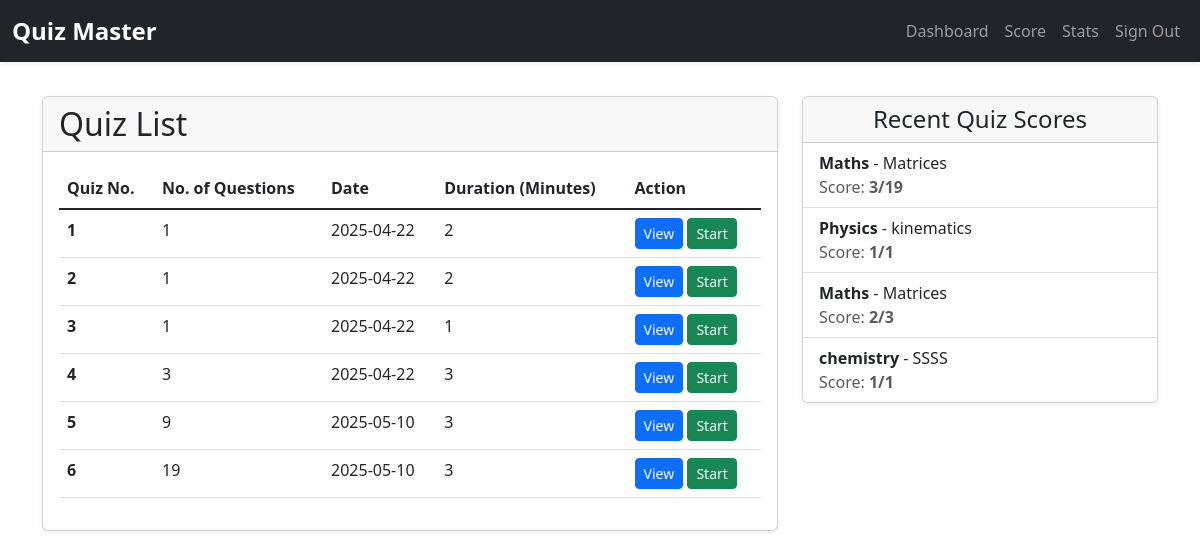
/user (signed in), run on the app's committed database.
### app.py (models this page shows)
class Quiz(db.Model):
    id = db.Column(db.Integer, primary_key=True)
    chapter_id = db.Column(db.Integer, db.ForeignKey('chapter.id'), nullable=False)
    date_of_quiz = db.Column(db.DateTime, nullable=False)
    time_duration = db.Column(db.Integer)  # Duration in minutes
    remarks = db.Column(db.Text)
    questions = db.relationship('Question', backref='quiz',cascade="all, delete", lazy=True)
    scores = db.relationship('Score', backref='quiz',cascade="all, delete", lazy=True)

class Score(db.Model):
    id = db.Column(db.Integer, primary_key=True)
    quiz_id = db.Column(db.Integer, db.ForeignKey('quiz.id'), nullable=False)
    user_id = db.Column(db.Integer, db.ForeignKey('user.id'), nullable=False)
    timestamp = db.Column(db.DateTime, default=datetime.utcnow)
    total_scored = db.Column(db.Integer, nullable=False)
    total_questions = db.Column(db.Integer, nullable=False)

class Subject(db.Model):
    id = db.Column(db.Integer, primary_key=True)
    name = db.Column(db.String(100), nullable=False)
    description = db.Column(db.Text)
    chapters = db.relationship('Chapter', backref='subject', cascade="all, delete",lazy=True)

class Chapter(db.Model):
    id = db.Column(db.Integer, primary_key=True)
    name = db.Column(db.String(100), nullable=False)
    description = db.Column(db.Text)
    subject_id = db.Column(db.Integer, db.ForeignKey('subject.id'), nullable=False)
    quizzes = db.relationship('Quiz', backref='chapter',cascade="all, delete", lazy=True)

### app.py (the view)
@app.route('/user')
@login_required
def user_dash():
    if current_user.is_admin:
        return redirect(url_for('admin_dashboard'))
    subjects = Subject.query.all()
    user_scores = Score.query.filter_by(user_id=current_user.id).all()
    recent_scores = (
        Score.query.filter_by(user_id=current_user.id)
        .join(Quiz)  # Join to access Quiz details
        .join(Chapter)  # Join to access Chapter details
        .join(Subject)
        .order_by(Score.timestamp.desc())  # Order by latest first
        .limit(5)
        .all()
    )
    return render_template('user_dash.html', subjects=subjects, user_scores=user_scores, recent_scores=recent_scores)

### app.py (called while the page is built)
@login_manager.user_loader
def load_user(user_id):
    return User.query.get(int(user_id))

### templates/user_dash.html (shortened to what this page needs)
{% extends 'base.html' %}
{% block content %}
<div class="container mt-4">
    <div class="row">
        <div class="col-md-8">
            <div class="card shadow-sm">
                <div class="card-header">
                    <h2 class="mb-0">Quiz List</h2>
                </div>
                <div class="card-body">
                    <table class="table table-hover">
                        <thead>
                            <tr>
                                <th scope="col">Quiz No.</th>
                                <th scope="col">No. of Questions</th>
                                <th scope="col">Date</th>
                                <th scope="col">Duration (Minutes)</th>
                                <th scope="col">Action</th>
                            </tr>
                        </thead>
                        <tbody class="table-group-divider">
                            {% set quiz_counter = namespace(value=0) %}
                            {% for subject in subjects %}
                                {% for chapter in subject.chapters %}
                                    {% for quiz in chapter.quizzes %}
                                        {% set quiz_counter.value = quiz_counter.value + 1 %}
                                        <tr>
                                            <th scope="row">{{ quiz_counter.value }}</th>
                                            <td>{{ quiz.questions|length }}</td>
                                            <td>{{ quiz.date_of_quiz.strftime('%Y-%m-%d') }}</td>
                                            <td>{{ quiz.time_duration }}</td>
                                            <td>
                                                <a href="{{ url_for('view_quiz', quiz_id=quiz.id) }}" class="btn btn-primary btn-sm">View</a>
                                                <a href="{{ url_for('take_quiz', quiz_id=quiz.id) }}" class="btn btn-success btn-sm">Start</a>
                                            </td>
                                        </tr>
                                    {% endfor %}
                                {% endfor %}
                            {% endfor %}
                        </tbody>
                    </table>
                </div>
            </div>
        </div>
        <div class="col-md-4">
            <div class="card shadow-sm" style="width: 100%;">
                <div class="card-header text-center">
                    <h4 class="mb-0">Recent Quiz Scores</h4>
                </div>
                <ul class="list-group list-group-flush">
                    {% if recent_scores %}
                        {% for score in recent_scores %}
                            <li class="list-group-item">
                                <strong>{{ score.quiz.chapter.subject.name }}</strong> - {{ score.quiz.chapter.name }}
                                <br>
                                <span class="text-muted">Score: <strong>{{ score.total_scored }}/{{ score.total_questions }}</strong></span>
                            </li>
                        {% endfor %}
                    {% else %}
                        <li class="list-group-item text-center text-muted">No recent scores available.</li>
                    {% endif %}
                </ul>
            </div>
        </div>
    </div>
</div>
{% endblock %}

### data on the page
Quiz: value "1", questions|length "1", date_of_quiz "2025-04-22", time_duration "2"
Quiz: value "2", questions|length "1", date_of_quiz "2025-04-22", time_duration "2"
Quiz: value "3", questions|length "1", date_of_quiz "2025-04-22", time_duration "1"
Quiz: value "4", questions|length "3", date_of_quiz "2025-04-22", time_duration "3"
Quiz: value "5", questions|length "9", date_of_quiz "2025-05-10", time_duration "3"
Quiz: value "6", questions|length "19", date_of_quiz "2025-05-10", time_duration "3"
Score: quiz.chapter.subject.name "Maths", quiz.chapter.name "Matrices", total_scored "3", total_questions "19"
Score: quiz.chapter.subject.name "Physics", quiz.chapter.name "kinematics", total_scored "1", total_questions "1"
Score: quiz.chapter.subject.name "Maths", quiz.chapter.name "Matrices", total_scored "2", total_questions "3"
Score: quiz.chapter.subject.name "chemistry", quiz.chapter.name "SSSS", total_scored "1", total_questions "1"
